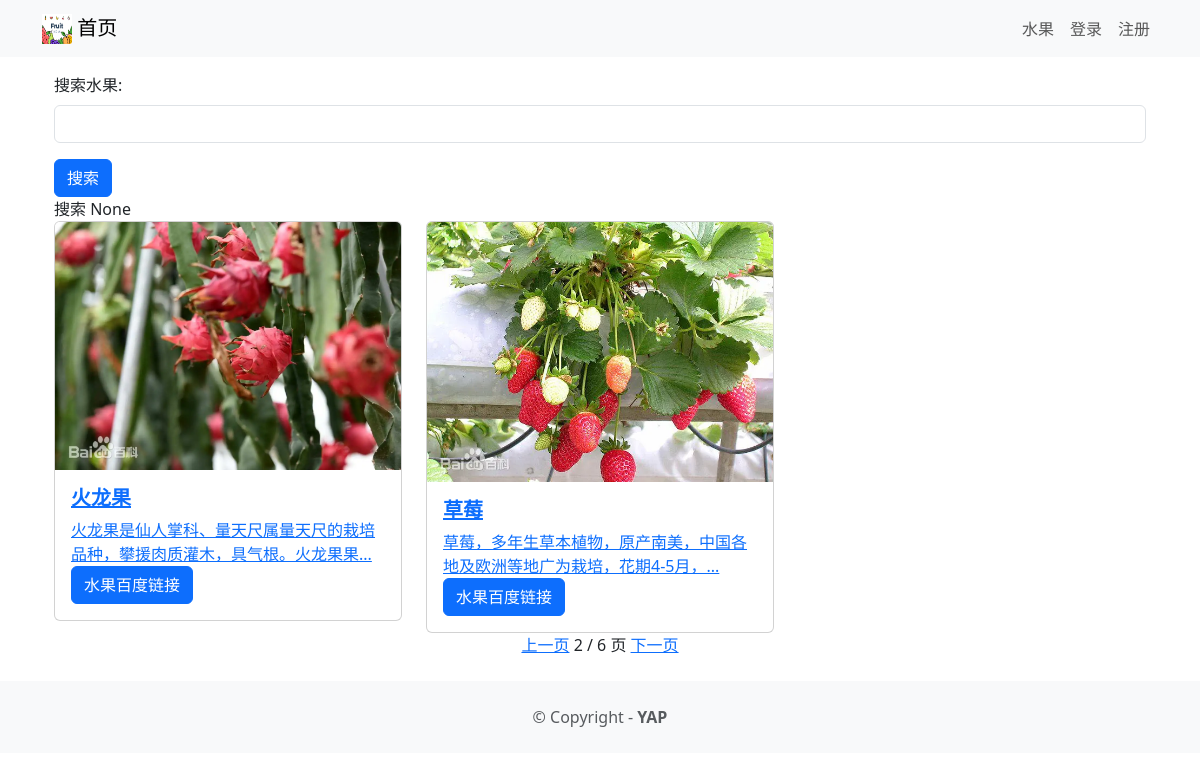
/foodhome?page=2, run on the app's committed database.
### food/models.py (models this page shows, shortened)
class Food(models.Model) :
    title = models.CharField(max_length=100,verbose_name='水果名')
    description = models.CharField(max_length=250,verbose_name='水果简介')
    image = models.ImageField(upload_to='food/images/',verbose_name='水果海报')
    url = models.URLField(blank=True,verbose_name='水果链接')
    class Meta:
        verbose_name='水果'
        verbose_name_plural='水果'

### food/views.py (the view)
# urls.py: path('foodhome',views.foodhome,name='foodhome'),
def foodhome(request):
    searchTerm=request.GET.get('searchFood')
    if searchTerm:
        food_list=Food.objects.filter(title__contains=searchTerm)
    else:
        food_list=Food.objects.all()
    paginator=Paginator(food_list,2)
    page_number=request.GET.get('page',1)
    foods=paginator.page(page_number)
    return render(request,'foodhome.html',{'searchTerm':searchTerm,'foods':foods})

### food/templates/foodhome.html
{% extends 'base.html' %}
{% block content %}
<div class="container">
    <form action="">
        <div class="mb-3">
            <label class="form-label">搜索水果:</label>
            <input type="text" class="form-control" name="searchFood">
        </div>
        <button type="submit" class="btn btn-primary">搜索</button>
    </form>
    搜索 {{searchTerm}}
    <div class="row row-cols-1 row-cols-md-3 g-4">
        {% for food in foods %}
        <div v-for="food in foods" class="col">
            <div class="card">
                <img class="card-img-top" src="{{ food.image.url }}"/>
                <div class="card-body">
                    <a href="{%url 'fooddetail' food.id %}">
                    <h5 class="card-title fw-bold">{{food.title}}</h5>
                    <p class="card-text">{{ food.description|truncatechars:40}}</p>
                    {% if food.url %}
                    <a href="{{ food.url }}" class="btn btn-primary">水果百度链接</a>
                     {% endif %}
                </div>
            </div>
        </div>
        {% endfor %}
</div>
</div>
<div class="d-flex justify-content-center align-items-center">
    {% include "pagination.html" with page=foods %}
</div>
{% endblock content %}

### data on the page
Food: image (picture), title "火龙果", description "火龙果是仙人掌科、量天尺属量天尺的栽培品种，攀援肉质灌木，具气根。火龙果果..."
Food: image (picture), title "草莓", description "草莓，多年生草本植物，原产南美，中国各地及欧洲等地广为栽培，花期4-5月，..."

### other printed values
{{ searchTerm }} "None"
{{ page.number }} "2"
{{ page.paginator.num_pages }} "6"
